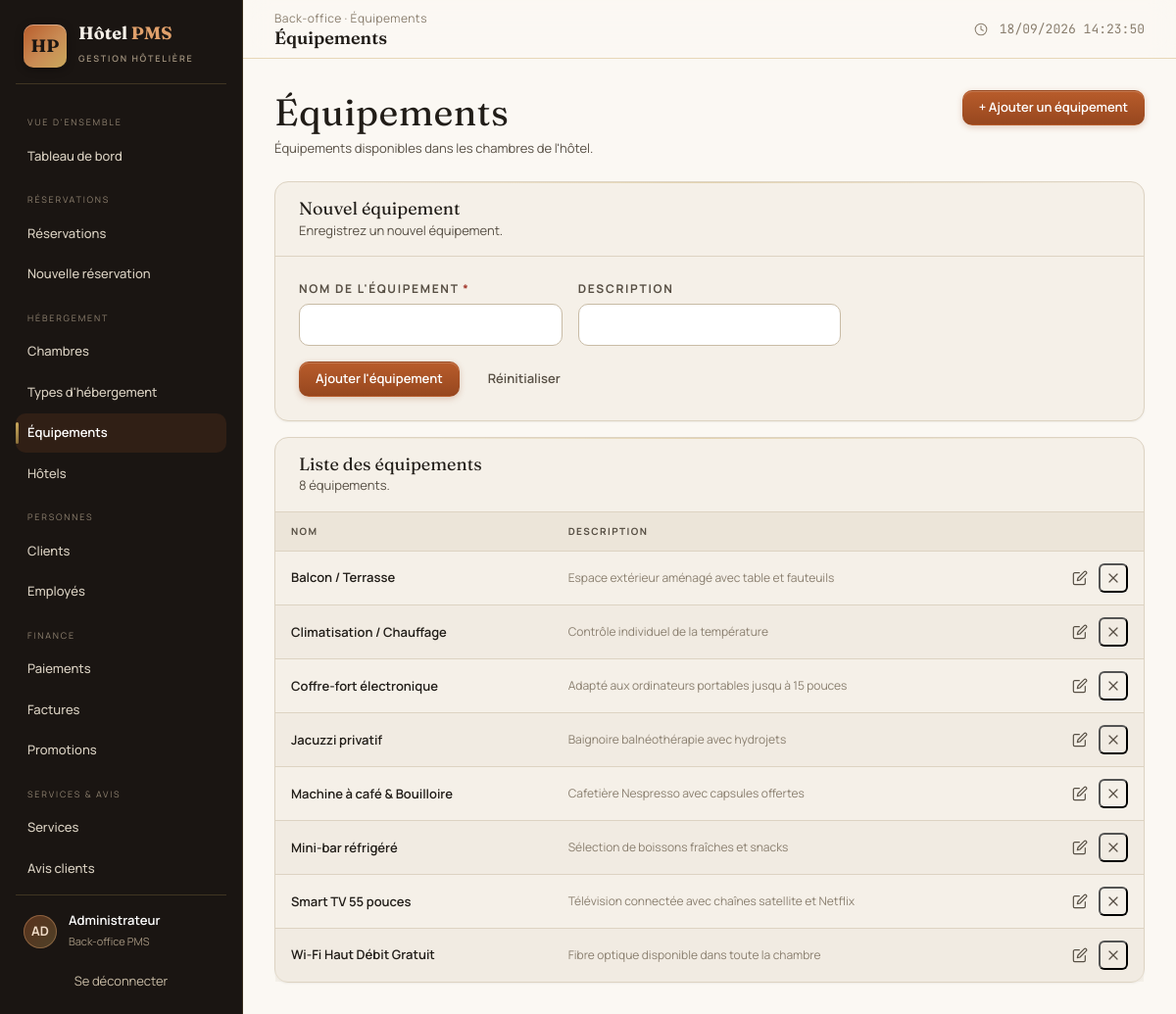
The page /equipements.php (signed in) on the database its author committed.
### tables this page shows
CREATE TABLE equipement (
    id_equipement INT AUTO_INCREMENT PRIMARY KEY,
    nom_equipement VARCHAR(50) NOT NULL,
    description VARCHAR(200) NULL
);

### equipements.php (the view, shortened to what this page needs)
<?php
require_once __DIR__ . "/includes/header.php";
$edit = null;
$equipements = $pdo->query(
    "SELECT * FROM equipement ORDER BY nom_equipement"
)->fetchAll();
?>
<div class="page-head">
    <div>
        <h1>Équipements</h1>
        <p>Équipements disponibles dans les chambres de l'hôtel.</p>
    </div>
    <a href="equipements.php#form" class="btn primary">+ Ajouter un équipement</a>
</div>
<div class="stack">
    <div class="card" id="form">
        <div class="card-head">
            <div>
                <h3><?= $edit ? "Modifier l'équipement" : "Nouvel équipement" ?></h3>
                <p><?= $edit ? "Mettez à jour les informations de l'équipement." : "Enregistrez un nouvel équipement." ?></p>
            </div>
        </div>
        <div class="card-body">
            <form method="POST" class="form-grid">
                <div class="form-group">
                    <label for="nom_equipement">Nom de l'équipement <span class="req">*</span></label>
                    <input type="text" id="nom_equipement" name="nom_equipement" required value="<?= htmlspecialchars($edit["nom_equipement"] ?? "") ?>">
                </div>
                <div class="form-group">
                    <label for="description">Description</label>
                    <input type="text" id="description" name="description" maxlength="200" value="<?= htmlspecialchars($edit["description"] ?? "") ?>">
                </div>
                <div class="form-actions" style="grid-column: 1 / -1; margin-top:0">
                    <button type="submit" class="btn primary"><?= $edit ? "Enregistrer" : "Ajouter l'équipement" ?></button>
                    <a href="equipements.php" class="btn ghost">Réinitialiser</a>
                </div>
            </form>
        </div>
    </div>
    <div class="card">
        <div class="card-head">
            <div>
                <h3>Liste des équipements</h3>
                <p><?= count($equipements) ?> équipement<?= count($equipements) > 1 ? "s" : "" ?>.</p>
            </div>
        </div>
        <div class="card-body" style="padding:0">
            <div class="table-wrap">
                <table class="table">
                    <thead>
                        <tr>
                            <th>Nom</th>
                            <th>Description</th>
                            <th></th>
                        </tr>
                    </thead>
                    <tbody>
                        <?php foreach ($equipements as $e): ?>
                            <tr>
                                <td class="cell-main"><?= htmlspecialchars($e["nom_equipement"]) ?></td>
                                <td class="cell-sub"><?= htmlspecialchars($e["description"] ?? "—") ?></td>
                                <td class="table-actions">
                                    <a href="equipements.php?edit=<?= (int) $e["id_equipement"] ?>" title="Modifier">✎</a>
                                    <form method="POST" style="display:inline" data-confirm="Supprimer l'équipement « <?= htmlspecialchars($e["nom_equipement"]) ?> » ?">
                                        <button type="submit" class="row-action danger" title="Supprimer">✕</button>
                                    </form>
                                </td>
                            </tr>
                        <?php endforeach; ?>
                    </tbody>
                </table>
            </div>
        </div>
    </div>
</div>
<?php require __DIR__ . "/includes/footer.php"; ?>

### rows shown on the page
equipement: nom_equipement "Balcon / Terrasse", description "Espace extérieur aménagé avec table et fauteuils"
equipement: nom_equipement "Climatisation / Chauffage", description "Contrôle individuel de la température"
equipement: nom_equipement "Coffre-fort électronique", description "Adapté aux ordinateurs portables jusqu à 15 pouces"
equipement: nom_equipement "Jacuzzi privatif", description "Baignoire balnéothérapie avec hydrojets"
equipement: nom_equipement "Machine à café & Bouilloire", description "Cafetière Nespresso avec capsules offertes"
equipement: nom_equipement "Mini-bar réfrigéré", description "Sélection de boissons fraîches et snacks"
equipement: nom_equipement "Smart TV 55 pouces", description "Télévision connectée avec chaînes satellite et Netflix"
equipement: nom_equipement "Wi-Fi Haut Débit Gratuit", description "Fibre optique disponible dans toute la chambre"

### other values the page prints
$label "VUE D'ENSEMBLE"
$title "Tableau de bord"
$label "RÉSERVATIONS"
$title "Réservations"
$title "Nouvelle réservation"
$label "HÉBERGEMENT"
$title "Chambres"
$title "Types d'hébergement"
$title "Équipements"
$title "Hôtels"
$label "PERSONNES"
$title "Clients"
$title "Employés"
$label "FINANCE"
$title "Paiements"
